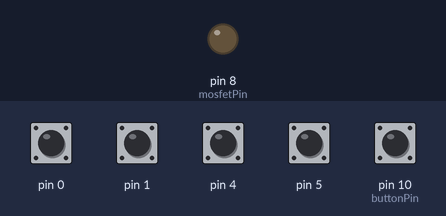
Simulated run of this sketch. Board: Arduino Leonardo, built with avr-gcc and run on an emulated ATmega32U4. On the bench: output pins drawn as LEDs (lit = HIGH). The inputs (shaded band) are chosen by the test bench; at power-on: pin 0, pin 1, pin 4, pin 5, pin 10 (buttonPin) HIGH. USB keyboard and mouse output is not drawn.

Above: at 1.2 s.
1.3 s: pin 10 (buttonPin) pulled LOW for 0.15 s
At 2.6 s:
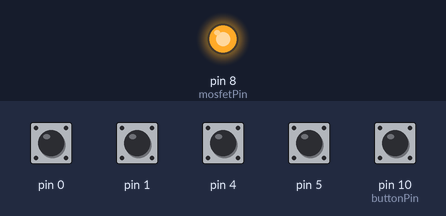
11.0 s: pin 10 (buttonPin) pulled LOW for 1 s
At 12.4 s:
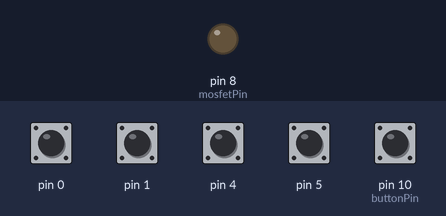
Timing chart, 0 to 14.0 s (numbered marks = the images above; inputs shaded):
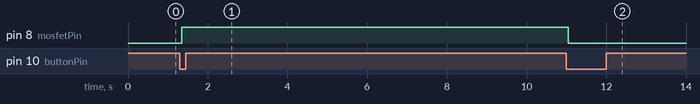

The sketch:

Macroboard.ino
```cpp
#include <HID-Project.h>
#include <Keypad.h>
#include <ezButton.h>

#define ENABLE_PULLUPS
#define NUMROTARIES 2

#define MEDIA_PLAY_PAUSE  0xCD
#define MEDIA_NEXT  0xB5
#define MEDIA_PREVIOUS  0xB6
#define MEDIA_VOLUME_MUTE 0xE2
#define MEDIA_VOLUME_UP 0xE9
#define MEDIA_VOLUME_DOWN 0xEA

const int buttonPin = 10;
const int mosfetPin = 8;

ezButton button(buttonPin);

int mosfetState = LOW;

struct rotariesdef {
  byte pin1;
  byte pin2;
  int ccwchar;
  int cwchar;
  volatile unsigned char state;
};

rotariesdef rotaries[NUMROTARIES] {
  {0,1,12,13,0},
  {5,4,14,15,0},
};

#define DIR_CCW 0x10
#define DIR_CW 0x20
#define R_START 0x0

#ifdef HALF_STEP
#define R_CCW_BEGIN 0x1
#define R_CW_BEGIN 0x2
#define R_START_M 0x3
#define R_CW_BEGIN_M 0x4
#define R_CCW_BEGIN_M 0x5
const unsigned char ttable[6][4] = {
  // R_START (00)
  {R_START_M,            R_CW_BEGIN,     R_CCW_BEGIN,  R_START},
  // R_CCW_BEGIN
  {R_START_M | DIR_CCW, R_START,        R_CCW_BEGIN,  R_START},
  // R_CW_BEGIN
  {R_START_M | DIR_CW,  R_CW_BEGIN,     R_START,      R_START},
  // R_START_M (11)
  {R_START_M,            R_CCW_BEGIN_M,  R_CW_BEGIN_M, R_START},
  // R_CW_BEGIN_M
  {R_START_M,            R_START_M,      R_CW_BEGIN_M, R_START | DIR_CW},
  // R_CCW_BEGIN_M
  {R_START_M,            R_CCW_BEGIN_M,  R_START_M,    R_START | DIR_CCW},
};
#else
#define R_CW_FINAL 0x1
#define R_CW_BEGIN 0x2
#define R_CW_NEXT 0x3
#define R_CCW_BEGIN 0x4
#define R_CCW_FINAL 0x5
#define R_CCW_NEXT 0x6

const unsigned char ttable[7][4] = {
  // R_START
  {R_START,    R_CW_BEGIN,  R_CCW_BEGIN, R_START},
  // R_CW_FINAL
  {R_CW_NEXT,  R_START,     R_CW_FINAL,  R_START | DIR_CW},
  // R_CW_BEGIN
  {R_CW_NEXT,  R_CW_BEGIN,  R_START,     R_START},
  // R_CW_NEXT
  {R_CW_NEXT,  R_CW_BEGIN,  R_CW_FINAL,  R_START},
  // R_CCW_BEGIN
  {R_CCW_NEXT, R_START,     R_CCW_BEGIN, R_START},
  // R_CCW_FINAL
  {R_CCW_NEXT, R_CCW_FINAL, R_START,     R_START | DIR_CCW},
  // R_CCW_NEXT
  {R_CCW_NEXT, R_CCW_FINAL, R_CCW_BEGIN, R_START},
};
#endif

const byte ROWS = 4; //four rows
const byte COLS = 3; //three columns


char keys[ROWS][COLS] = {
  {'0', '1', '2',},
  {'3', '4', '5',},
  {'6', '7', '8',},
  {'9', '*', '#',},
};

byte rowPins[ROWS] = {18, 19, 20, 21}; //connect to the row pinouts of the keypad
byte colPins[COLS] = {16, 14, 15,}; //connect to the column pinouts of the keypad

Keypad keypad = Keypad( makeKeymap(keys), rowPins, colPins, ROWS, COLS );

void setup() {
  Serial.begin(9600);
  Keyboard.begin();
  Consumer.begin();
  rotary_init();

  pinMode(mosfetPin, OUTPUT);
  button.setDebounceTime(50);
}

void mic() {
  Keyboard.press(KEY_F13);
}

void deaf() {
  Keyboard.press(KEY_F14);
}

void share() {
  Keyboard.press(KEY_F15);
}

void screenshot() {
  Keyboard.press(KEY_LEFT_GUI);
  Keyboard.press(KEY_PRINTSCREEN);
}

void fusion() {
  Keyboard.press(KEY_LEFT_CTRL);
  Keyboard.press(KEY_LEFT_ALT);
  Keyboard.press(KEY_F);
}

void simply() {
  Keyboard.press(KEY_LEFT_CTRL);
  Keyboard.press(KEY_LEFT_ALT);
  Keyboard.press(KEY_S);
}

void game() {
  Keyboard.press(KEY_LEFT_CTRL);
  Keyboard.press(KEY_LEFT_ALT);
  Keyboard.press(KEY_G);
}

void obs() {
  Keyboard.press(KEY_LEFT_CTRL);
  Keyboard.press(KEY_LEFT_ALT);
  Keyboard.press(KEY_O);
}

void spotify() {
  Keyboard.press(KEY_LEFT_CTRL);
  Keyboard.press(KEY_LEFT_ALT);
  Keyboard.press(KEY_M);
}

void volmute() {
  Consumer.write(MEDIA_VOLUME_MUTE);
}

void playpause() {
  Consumer.write(MEDIA_PLAY_PAUSE);
}

void obsrecord() {
  Keyboard.press(KEY_F16);
}


void loop() {
  char key = keypad.getKey();

  if (key) {
    Serial.println(key);
    switch (key) {
      case '0':
        fusion();
        break;
      case '1':
        mic();
        break;
      case '2':
        deaf();
        break;
      case '3':
        simply();
        break;
      case '4':
        game();
        break;
      case '5':
        share();
        break;
      case '6':
        obs();
        break;
      case '7':
        obsrecord();
        break;
      case '8':
        screenshot();
        break;
      case '9':
        spotify();
        break;
      case '*':
        volmute();
        break;
      case '#':
        playpause();
        break;

    }

    delay(100);
    Keyboard.releaseAll(); // this releases the buttons
  }
  CheckAllEncoders();

  button.loop();

  if(button.isPressed()) {
    mosfetState = !mosfetState;
    digitalWrite(mosfetPin, mosfetState);
  }
}

void rotary_init() {
  for (int i=0;i<NUMROTARIES;i++) {
    pinMode(rotaries[i].pin1, INPUT);
    pinMode(rotaries[i].pin2, INPUT);
    #ifdef ENABLE_PULLUPS
      digitalWrite(rotaries[i].pin1, HIGH);
      digitalWrite(rotaries[i].pin2, HIGH);
    #endif
  }
}


unsigned char rotary_process(int _i) {
   unsigned char pinstate = (digitalRead(rotaries[_i].pin2) << 1) | digitalRead(rotaries[_i].pin1);
  rotaries[_i].state = ttable[rotaries[_i].state & 0xf][pinstate];
  return (rotaries[_i].state & 0x30);
}

void CheckAllEncoders(void) {
  for (int i=0;i<NUMROTARIES;i++) {
    unsigned char result = rotary_process(i);
    if (result == DIR_CCW) {
      if (rotaries[i].ccwchar == 12){
        Consumer.write(MEDIA_PREVIOUS);
      }
      else {
        Consumer.write(MEDIA_VOLUME_DOWN);
      }
    };
    if (result == DIR_CW) {
      if (rotaries[i].cwchar == 13) {
        Consumer.write(MEDIA_NEXT);
      }
      else {
        Consumer.write(MEDIA_VOLUME_UP);
      }
    };
  }
}
```

Measured:
- after the input at 1.3 s, pin 8 (mosfetPin): LOW → HIGH after 0.05 s
- after the input at 11.0 s, pin 8 (mosfetPin): HIGH → LOW after 0.05 s
